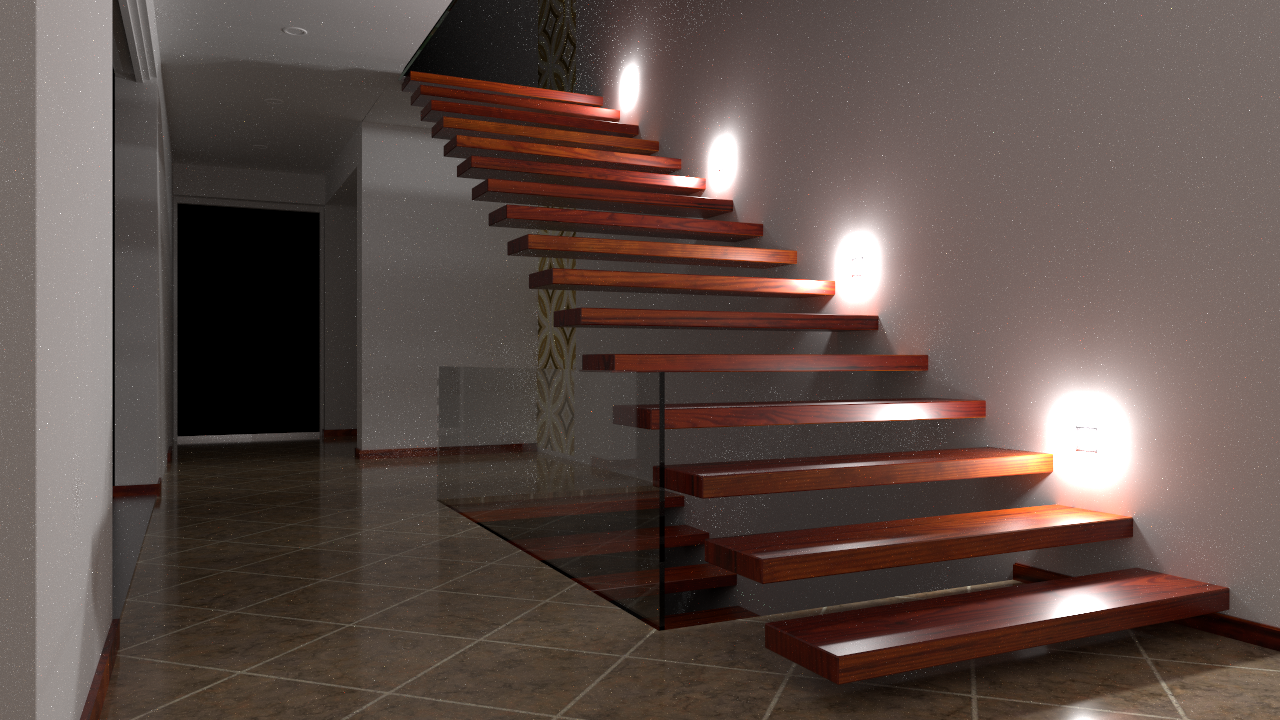
#> input picture scenes/modern-hall/Reference.png, 1280 x 720 px
$ python gmm_on_img.py
#> lines starting #> are read from the running program, lines starting #| are printed output that depends on the picture
import numpy as np
import matplotlib.pyplot as plt
from matplotlib.patches import Ellipse
from PIL import Image

def plot_gaussian_2d(ax, mean, cov, intensity, color='blue', alpha=0.5):
    """
    Plot a 2D Gaussian as an ellipse on a Matplotlib axis.
    :param ax: Matplotlib axis.
    :param mean: Mean of the Gaussian (2D).
    :param cov: Covariance matrix of the Gaussian (2x2).
    :param intensity: Intensity value for color mapping.
    :param color: Base color for the ellipse.
    :param alpha: Transparency level.
    """
    from numpy.linalg import eig

    # Eigen decomposition for the covariance matrix
    eig_vals, eig_vecs = eig(cov)
    angle = np.degrees(np.arctan2(*eig_vecs[:, 0][::-1]))
    width, height = 2 * np.sqrt(eig_vals)  # Scale for 1 standard deviation

    # Modulate color intensity
    rgba_color = plt.cm.viridis(intensity)  # Use a colormap like viridis

    # Draw the ellipse
    ellipse = Ellipse(xy=mean, width=width, height=height, angle=angle,
                      color=rgba_color, alpha=alpha, edgecolor=color)
    ax.add_patch(ellipse)

def plot_gmm_on_image_2d(gmm, image_path, AABB):
    # Load image
#> called with image_path = '../scenes/modern-hall/Reference.png'
    img = Image.open(image_path)
#> img is the input picture: PIL image 1280x720 RGB; mean R, G, B 93.1, 77.7, 72
    img = np.asarray(img)

    min_x = AABB["min"][0]
    min_y = AABB["min"][1]
    max_x = AABB["max"][0]
    max_y = AABB["max"][1]

    # Setup plot
    fig, ax = plt.subplots(figsize=(10, 8))
    ax.imshow(img, extent=[min_x, max_x, min_y, max_y], zorder=0)  # Adjust extents as needed

    # Plot each GMM component
    for component in gmm:
        weight = component['weight']
        mean = np.array(component['mean'][:2])  # Use only the first two dimensions
        intensity = component['mean'][2]  # Use the third dimension for intensity
        cov = np.array([row[:2] for row in component['covaraince'][:2]])  # 2D covariance matrix
        plot_gaussian_2d(ax, mean, cov, intensity=intensity, alpha=0.5)

    # Set axis labels and show
    plt.show()
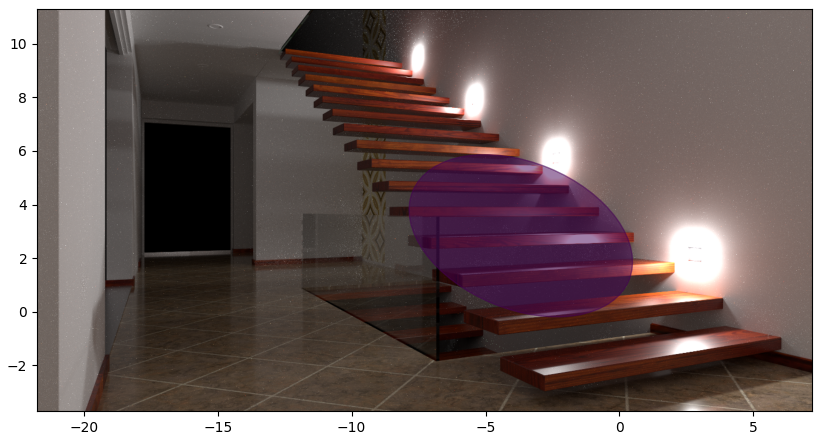
#> figure drawn by matplotlib, 1 panel


def main():
    # take image
    file_path = "../scenes/modern-hall/Reference.png"
    # take gmm
    # GMM = [
    #     { "weight": 0.742715, "mean": [-0.570314, 2.95218, 2.82582], "covaraince": [[9.96883, -1.82459, -2.20546],[-1.82459, 6.99116, 1.26026],[-2.20546, 1.26026, 14.9656]] },
    #     { "weight": 0.0110646, "mean": [-0.525618, 3.02775, 2.83586], "covaraince": [[10.0537, -1.43303, -1.81688],[-1.43303, 7.07895, 1.05266],[-1.81688, 1.05266, 15.0719]] },
    #     { "weight": 0.246221, "mean": [-0.481622, 2.90999, 2.88917], "covaraince": [[9.9898, -1.55807, -2.24916],[-1.55807, 6.9976, 1.70858],[-2.24916, 1.70858, 14.7592]] },
    # ]

    # GMM[weight = 1 mean = [-3.68165 2.83468 -0.329687] covaraince = [[17.402 -4.05882 -4.05874][-4.05882 9.16499 -0.290645][-4.05874 -0.290645 5.99207]]
    GMM = [
        { "weight": 1, "mean": [-3.68165, 2.83468, -0.329687], "covaraince": [[17.402, -4.05882, -4.05874], [-4.05882, 9.16499, -0.290645], [-4.05874, -0.290645, 5.99207]] }
    ]

    # AABB = { "min" : [-6.3658, -1.5274, -4.73046], "max" : [5.27597, 8.04131, 10.0598] } # dining room
    AABB = { "min" : [-21.7494, -3.70393, -3.09172], "max" : [7.19249, 11.2965, 6.96201] } # modern hall
    # appy gmm on image
    plot_gmm_on_image_2d(GMM, file_path, AABB)

if __name__=="__main__":
    main()

$ run again, with scenes/modern-hall/eval_test.png copied over scenes/modern-hall/Reference.png
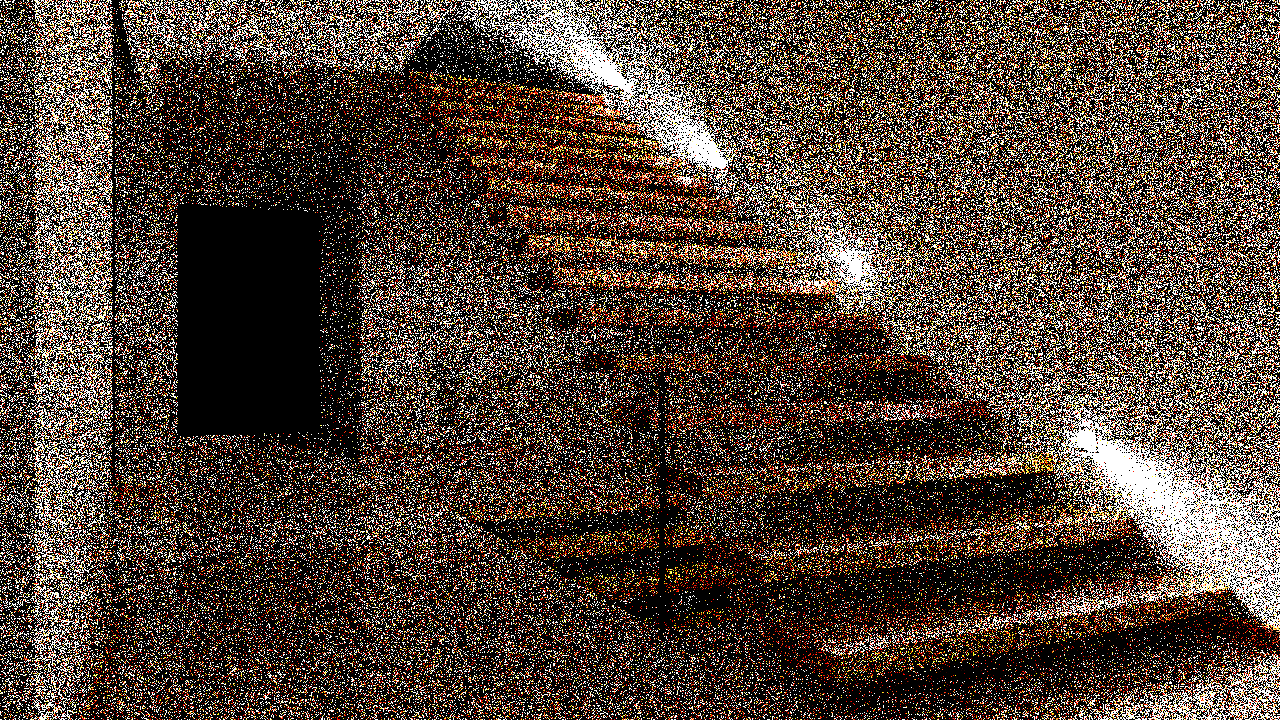
#> input picture scenes/modern-hall/eval_test.png, 1280 x 720 px
#> in plot_gmm_on_image_2d, img is the input picture: PIL image 1280x720 P; mean R, G, B 80.7, 66.1, 56.1
#> in plot_gmm_on_image_2d, `img = np.asarray(img)`:
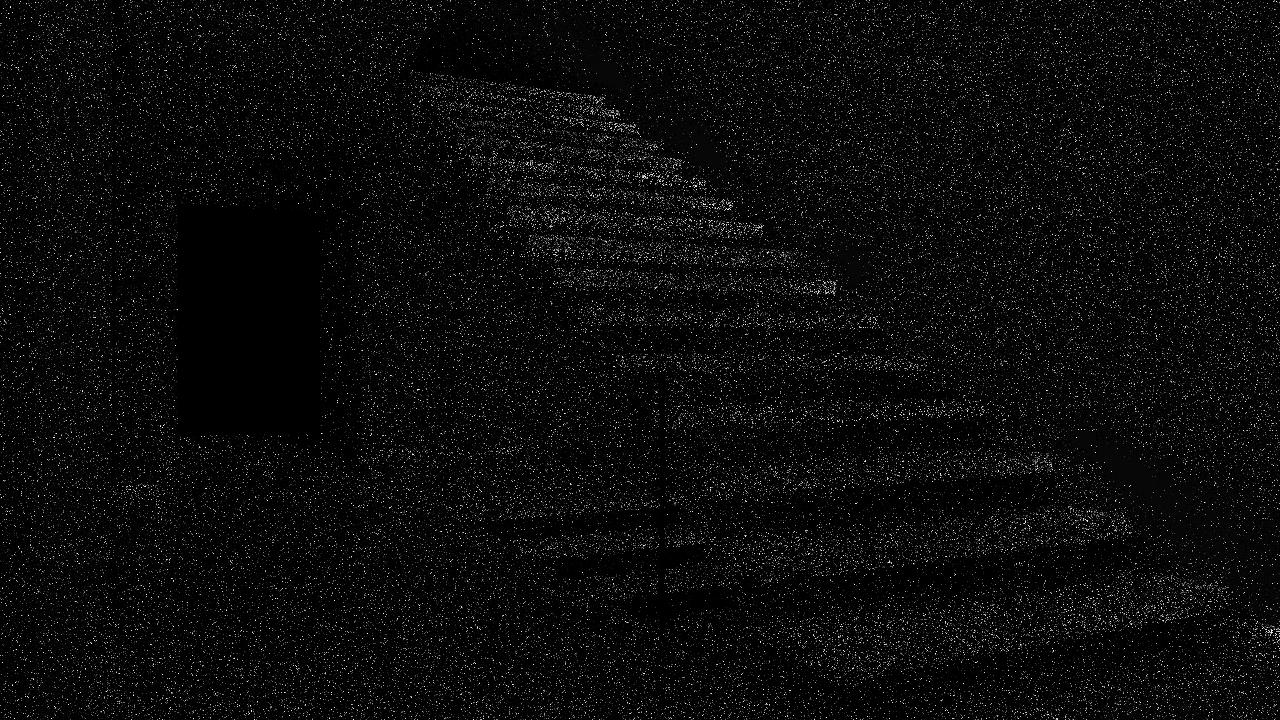
#> img: shape (720, 1280); min 0, max 255, mean 10.3
#> in plot_gmm_on_image_2d, `plt.show()`:
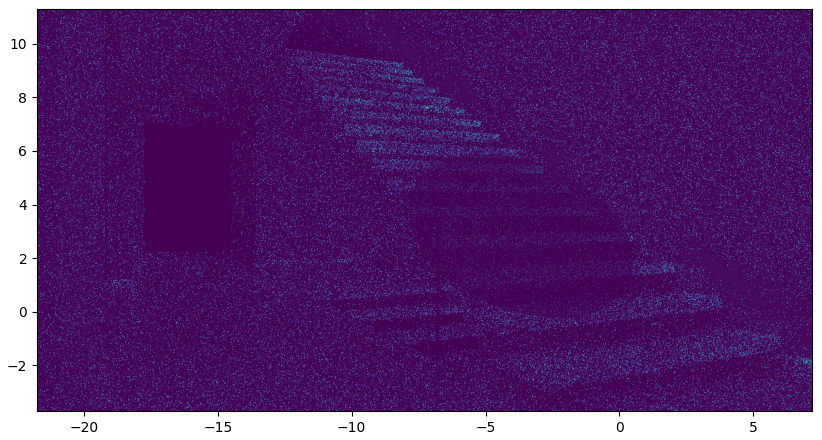
#> figure drawn by matplotlib, 1 panel; palette indices are drawn, not the picture's colours
